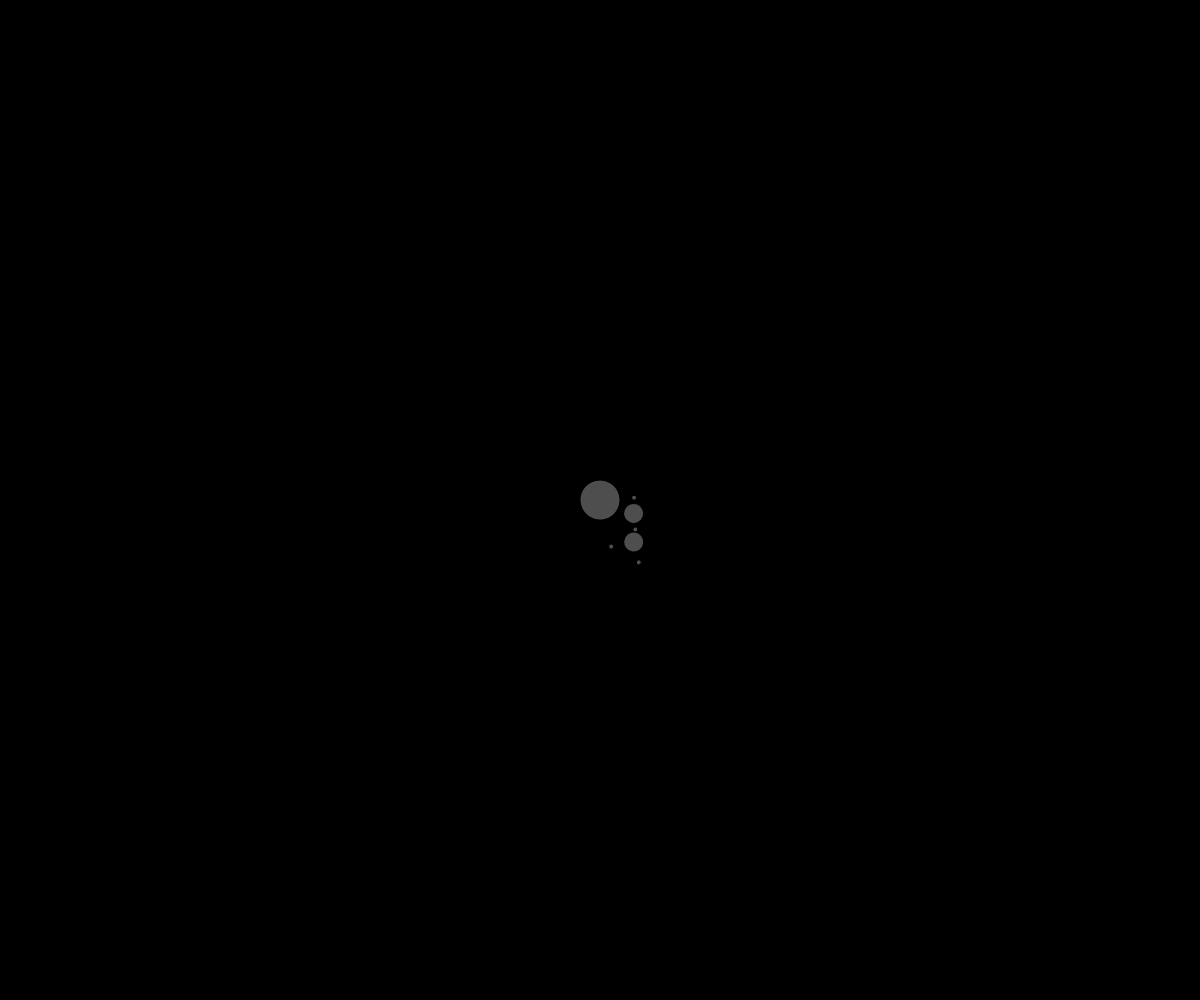
Frame 1 (no input)
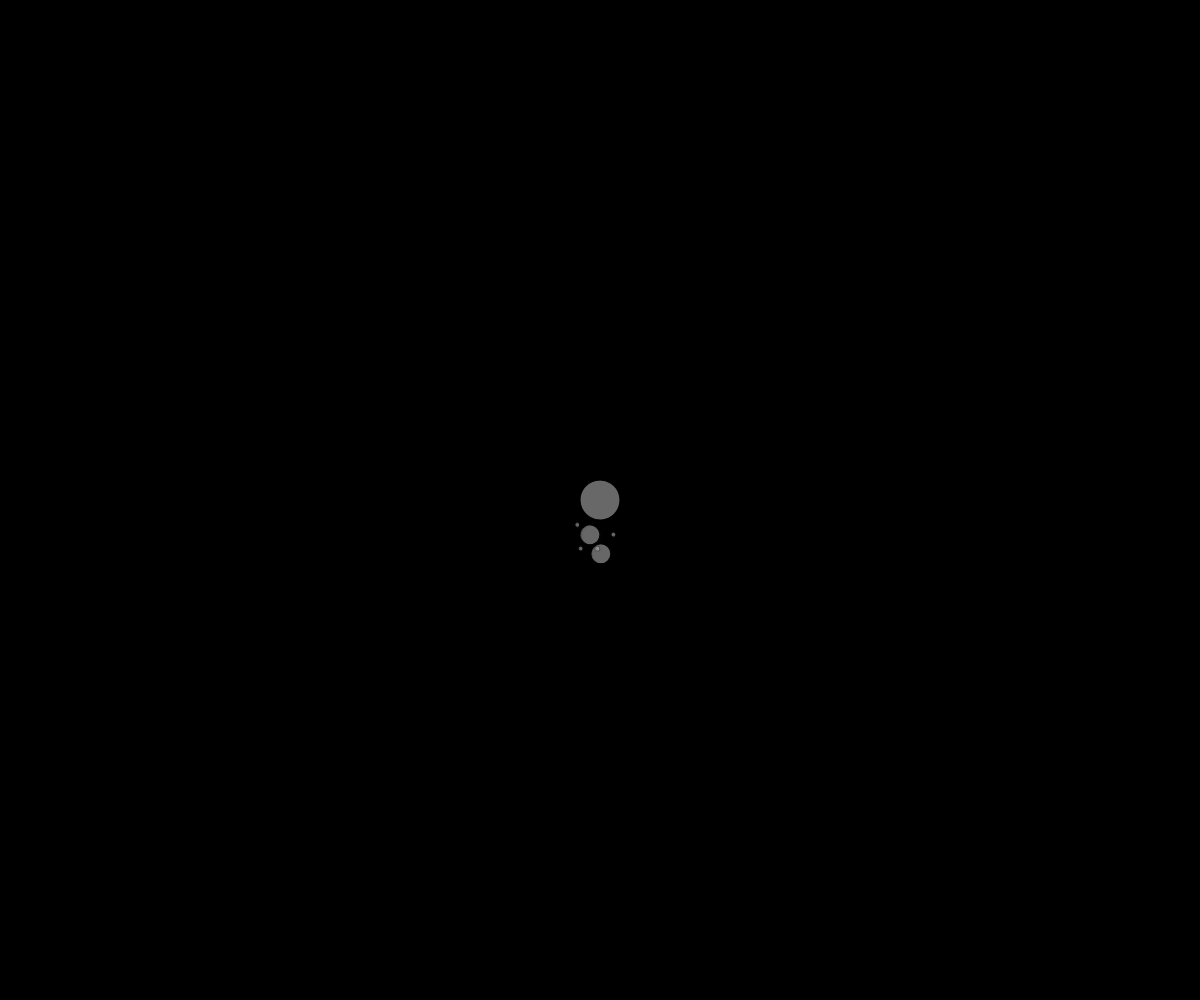
Frame 60 (no input)
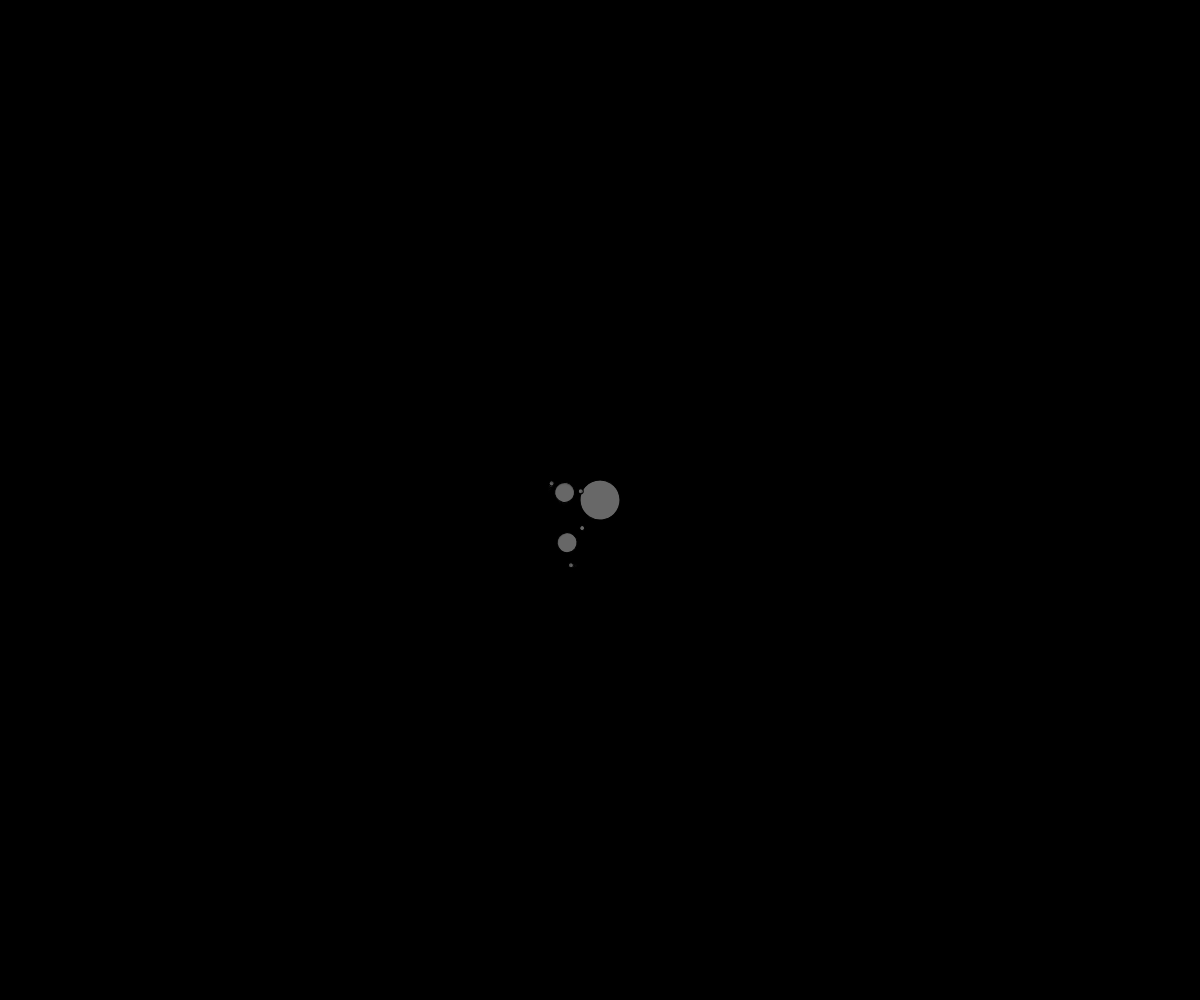
Frame 120 (the mouse pressed at the canvas centre since frame 60)

The p5.js sketch that drew these frames (run headless with seeded random() and noise() and a simulated clock; from frame 60 on, the mouse is pressed at the canvas centre):

// p5.js sketch
// ── sketch.js
// ------------------------------------------------- //
// 16/04/2018
// Evan MacHale - N00150552
// Interactive Graphics Module Year 3
// The Nature of Code by Daniel Shiffman
// P5.js Coding Challenge
// Solar System
// ------------------------------------------------- //
// Class
// Need to keep track of distance
// From sun to planet
// Actually kepping track of an angle
// Polar
function Planet(radius, distance, orbitSpeed) {
  // Characteristics
  // Start angle of rotation
  this.angle = random(TWO_PI);
  this.orbitSpeed = orbitSpeed;
  // Size of planet
  this.radius = radius;
  // Distance of planet from sun
  // Or moon from planet
  // Tree of planets
  this.distance = distance;
  this.orbitingPlanets = [];
  // Behaviour
  this.spawnMoons = function(planets, level) {
    // level keeps track of planets around sun
    // Then moons around planets
    for (var i = 0; i < planets; i++) {
      var r = this.radius/(level*2);
      var d = random((radius + r),(radius + r)*2);
      var o = random(0.01,0.03)
      this.orbitingPlanets[i] = new Planet(r,d,o);
      if (level < 2) {
        var moons = random(0,2);
        this.orbitingPlanets[i].spawnMoons(moons, level+1);
      }
    }
  }
  this.orbit = function(){
    this.angle += this.orbitSpeed;
    for (var i = 0; i < this.orbitingPlanets.length; i++) {
      this.orbitingPlanets[i].orbit();
    }
  }
  this.show = function(){
    push();
    // Rotate before translate
    // Or planets will be in line
    rotate(this.angle);
    translate(this.distance,0);
    fill(200, 100);
    ellipse(0,0,this.radius*2,this.radius*2);
    // If our sun has moons
    // Loop through them and show each
    if(this.orbitingPlanets != null) {
      for (var i = 0; i < this.orbitingPlanets.length; i++) {
        this.orbitingPlanets[i].show();
      }
    }
    pop()
  }
}
// ------------------------------------------------- //
var sun;

function setup() {
  createCanvas(windowWidth,windowHeight);
  background(0);
  // Radius, distance, orbit speed
  sun = new Planet(20,0,0);
  // Moons, level
  sun.spawnMoons(2,1);
}

// ------------------------------------------------- //
function draw() {
  push();
  noStroke();
  fill(0,150);
  rect(0,0,windowWidth,windowHeight);
  pop();
  translate(width/2,height/2);
  sun.show();
  sun.orbit();
}
